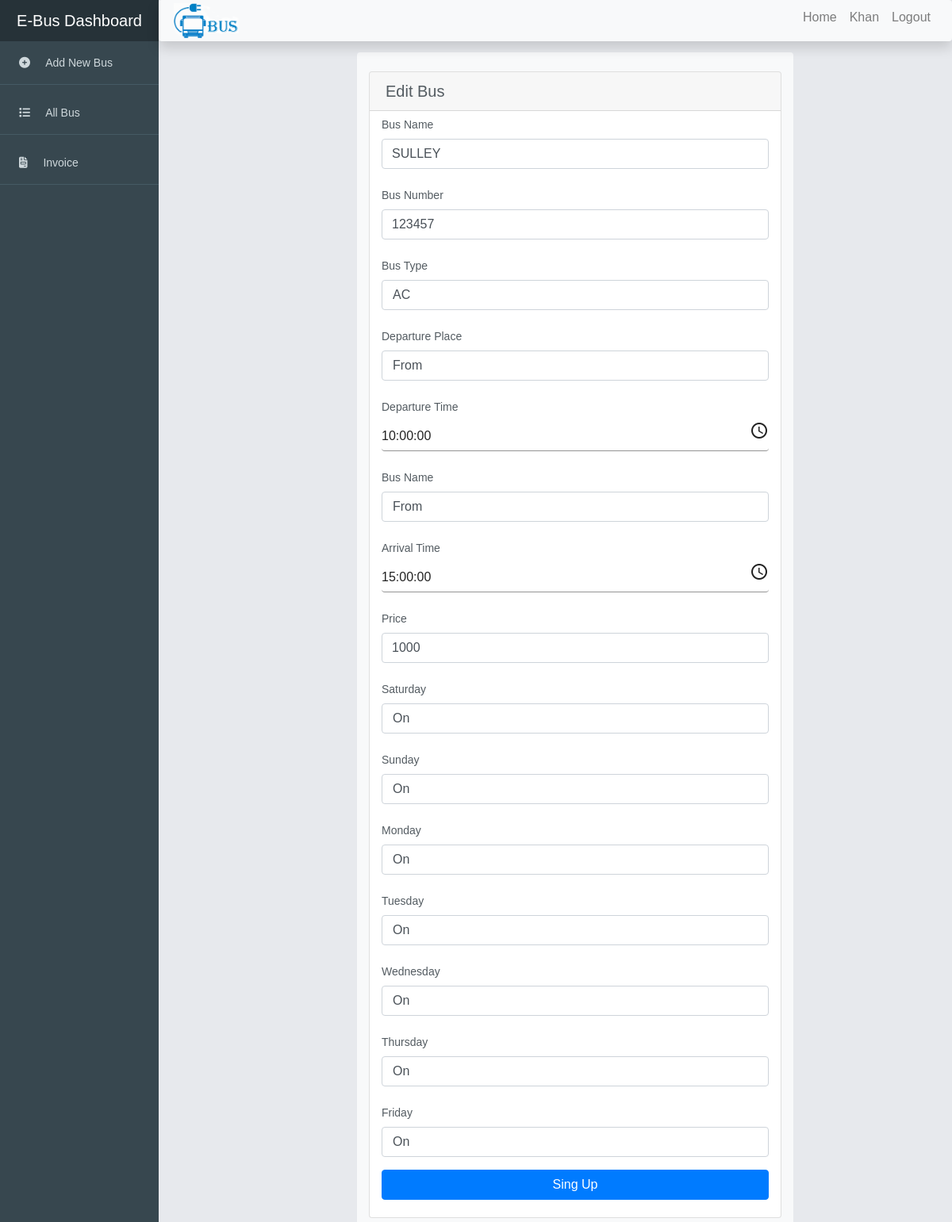
/admin/edit.php?id=2 (signed in), run on the app's committed database.
### tables this page shows
CREATE TABLE `_all_bus` (
  `id` int(11) NOT NULL,
  `name` varchar(50) NOT NULL,
  `type` varchar(20) NOT NULL,
  `d_time` time NOT NULL,
  `d_place` varchar(20) NOT NULL,
  `a_time` time NOT NULL,
  `a_place` varchar(20) NOT NULL,
  `price` int(11) NOT NULL,
  `Sat` tinyint(1) NOT NULL,
  `Sun` tinyint(1) NOT NULL,
  `Mon` tinyint(1) NOT NULL,
  `Tue` tinyint(1) NOT NULL,
  `Wed` tinyint(1) NOT NULL,
  `Thu` tinyint(1) NOT NULL,
  `Fri` tinyint(1) NOT NULL,
  `number` int(20) NOT NULL
);

### admin/edit.php (the view, shortened to what this page needs)
<?php
include 'admin.header.php';
if(isset($_GET['id'])){
    $get_id = $_GET['id'];
    $view_query = "SELECT * FROM _all_bus WHERE id='$get_id'";
    $result = mysqli_query($conn, $view_query);
    $view_row = mysqli_fetch_assoc($result);
}
?>
<div id="viewport">
    <div class="container bg-light shadow-md rounded py-4 " style="max-width: 550px">
        <div class="card">
            <h5 class="card-header">
                Edit Bus
            </h5>
            <form class="container" id="" method="POST" action="<?php echo $_SERVER['PHP_SELF']; ?>">
                <label for="bus_name" class="col-form-label">Bus Name</label>
                <div class="form-row">
                    <div class="col form-group">
                        <input name="bus_name" id="bus_name" type="text" class="form-control" value="<?php echo $view_row['name']?>" required  placeholder="">
                    </div>
                </div>
                <label for="bus_number" class="col-form-label">Bus Number</label>
                <div class="form-row">
                    <div class="col form-group">
                        <input value="<?php echo $view_row['number']?>" name="bus_number" id="bus_number" type="text" class="form-control" required  placeholder="">
                    </div>
                </div>
                <label for="bus_type" class="col-form-label">Bus Type</label>
                <div class="form-row">
                    <div class="col form-group">
                        <select value="" name="bus_type" class="form-control" id="bus_type">
                            <option>AC</option>
                        </select>
                    </div>
                </div>
                <label for="d_place" class="col-form-label">Departure Place</label>
                <div class="form-row">
                    <div class="col form-group">
                        <select id="d_place" class="form-control" name="d_place">
                            <option selected hidden>From</option>
                        </select>
                    </div>
                </div>
                <label for="d_time" class="col-form-label">Departure Time</label>
                <div class="form-row">
                    <div class="col form-group">
                        <input value="<?php echo $view_row['d_time']?>"name="d_time" id="d_time" type="text" class="form-control">
                    </div>
                </div>
                <label for="a_place" class="col-form-label">Bus Name</label>
                <div class="form-row">
                    <div class="col form-group">
                        <select id="a_place" class="form-control" name="a_place">
                            <option selected hidden>From</option>
                        </select>
                    </div>
                </div>
                <label for="a_time" class="col-form-label">Arrival Time</label>
                <div class="form-row">
                    <div class="col form-group">
                        <input value="<?php echo $view_row['a_time']?>" name="a_time" id="a_time" type="text" class="form-control">
                    </div>
                </div>
                <label for="price" class="col-form-label">Price</label>
                <div class="form-row">
                    <div class="col form-group">
                        <input value="<?php echo $view_row['price']?>" name="price" id="price" type="text" class="form-control" required  placeholder="">
                    </div>
                </div>
                <label for="sat" class="col-form-label">Saturday</label>
                <div class="form-row">
                    <div class="col form-group">
                        <select name="sat" class="form-control" id="sat">
                            <option>On</option>
                        </select>
                    </div>
                </div>
                <label for="sun" class="col-form-label">Sunday</label>
                <div class="form-row">
                    <div class="col form-group">
                        <select name="sun" class="form-control" id="sun">
                            <option>On</option>
                        </select>
                    </div>
                </div>
                <label for="mon" class="col-form-label">Monday</label>
                <div class="form-row">
                    <div class="col form-group">
                        <select name="mon" class="form-control" id="mon">
                            <option>On</option>
                        </select>
                    </div>
                </div>
                <label for="tue" class="col-form-label">Tuesday</label>
                <div class="form-row">
                    <div class="col form-group">
                        <select name="tue" class="form-control" id="tue">
                            <option>On</option>
                        </select>
                    </div>
                </div>
                <label for="wed" class="col-form-label">Wednesday</label>
                <div class="form-row">
                    <div class="col form-group">
                        <select name="wed" class="form-control" id="wed">
                            <option>On</option>
                        </select>
                    </div>
                </div>
                <label for="thu" class="col-form-label">Thursday</label>
                <div class="form-row">
                    <div class="col form-group">
                        <select name="thu" class="form-control" id="thu">
                            <option>On</option>
                        </select>
                    </div>
                </div>
                <label for="fri" class="col-form-label">Friday</label>
                <div class="form-row">
                    <div class="col form-group">
                        <select name="fri" class="form-control" id="fri">
                            <option>On</option>
                        </select>
                    </div>
                </div>
                <input class="btn btn-primary btn-block" type="submit" name="update" value="Sing Up">
                <br>
            </form>
        </div>
    </div>
</div>

### data on the page
_all_bus: bus_name "SULLEY", bus_number "123457", d_time "10:00:00", a_time "15:00:00", price "1000"

### other printed values
$_SESSION['name'] "Khan"
